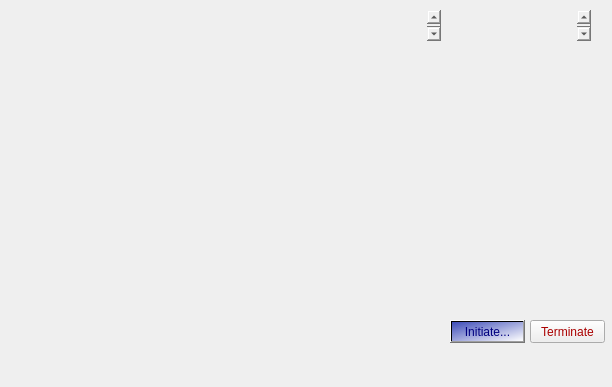
<?xml version="1.0" encoding="UTF-8"?>
<ui version="4.0">
 <class>JARVIS</class>
 <widget class="QMainWindow" name="JARVIS">
  <property name="geometry">
   <rect>
    <x>0</x>
    <y>0</y>
    <width>612</width>
    <height>387</height>
   </rect>
  </property>
  <property name="windowTitle">
   <string>MainWindow</string>
  </property>
  <widget class="QWidget" name="centralwidget">
   <widget class="QLabel" name="label">
    <property name="geometry">
     <rect>
      <x>0</x>
      <y>0</y>
      <width>611</width>
      <height>391</height>
     </rect>
    </property>
    <property name="frameShape">
     <enum>QFrame::NoFrame</enum>
    </property>
    <property name="text">
     <string/>
    </property>
    <property name="pixmap">
     <pixmap>jarvis gif.gif</pixmap>
    </property>
    <property name="scaledContents">
     <bool>true</bool>
    </property>
   </widget>
   <widget class="QPushButton" name="pushButton">
    <property name="geometry">
     <rect>
      <x>450</x>
      <y>320</y>
      <width>75</width>
      <height>23</height>
     </rect>
    </property>
    <property name="styleSheet">
     <string notr="true">background-color: qlineargradient(spread:pad, x1:0, y1:0, x2:1, y2:1, stop:0 rgba(61, 76, 184, 255), stop:1 rgba(255, 255, 255, 255));
color: rgb(0, 0, 127);</string>
    </property>
    <property name="text">
     <string>Initiate...</string>
    </property>
    <property name="flat">
     <bool>false</bool>
    </property>
   </widget>
   <widget class="QPushButton" name="pushButton_2">
    <property name="geometry">
     <rect>
      <x>530</x>
      <y>320</y>
      <width>75</width>
      <height>23</height>
     </rect>
    </property>
    <property name="styleSheet">
     <string notr="true">color:rgb(170, 0, 0)</string>
    </property>
    <property name="text">
     <string>Terminate</string>
    </property>
    <property name="flat">
     <bool>false</bool>
    </property>
   </widget>
   <widget class="QTextBrowser" name="textBrowser">
    <property name="geometry">
     <rect>
      <x>290</x>
      <y>10</y>
      <width>151</width>
      <height>31</height>
     </rect>
    </property>
    <property name="font">
     <font>
      <family>Rockwell Condensed</family>
      <pointsize>14</pointsize>
      <weight>75</weight>
      <bold>true</bold>
     </font>
    </property>
    <property name="styleSheet">
     <string notr="true">background:transparent;
border-radius:none;</string>
    </property>
   </widget>
   <widget class="QLabel" name="label_2">
    <property name="geometry">
     <rect>
      <x>0</x>
      <y>0</y>
      <width>211</width>
      <height>91</height>
     </rect>
    </property>
    <property name="text">
     <string/>
    </property>
    <property name="pixmap">
     <pixmap>initiating jarvis.gif</pixmap>
    </property>
    <property name="scaledContents">
     <bool>true</bool>
    </property>
   </widget>
   <widget class="QTextBrowser" name="textBrowser_2">
    <property name="geometry">
     <rect>
      <x>440</x>
      <y>10</y>
      <width>151</width>
      <height>31</height>
     </rect>
    </property>
    <property name="font">
     <font>
      <family>Rockwell Condensed</family>
      <pointsize>14</pointsize>
      <weight>75</weight>
      <bold>true</bold>
     </font>
    </property>
    <property name="styleSheet">
     <string notr="true">background:transparent;
border-radius:none;</string>
    </property>
   </widget>
  </widget>
 </widget>
 <resources/>
 <connections/>
</ui>
